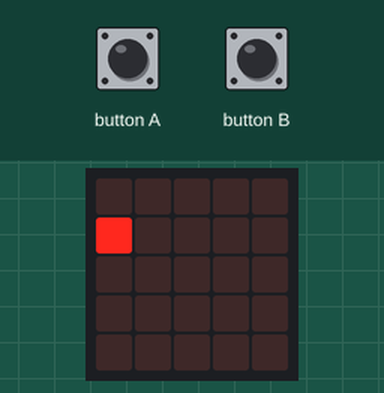
A program run on a simulated BBC micro:bit (MakeCode). On the bench: the board's 5×5 LED display. The test bench sets the inputs (shaded band).

Above: at 1.2 s.
1.3 s: button A pressed for 0.15 s
At 2.1 s:
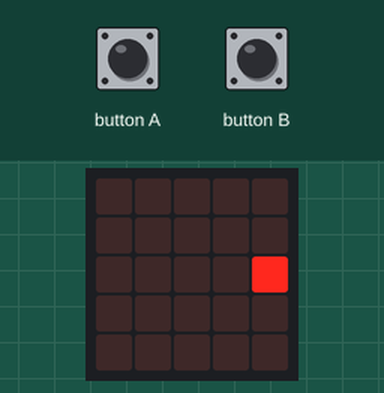
4.4 s: button B pressed for 0.15 s
At 6.3 s:
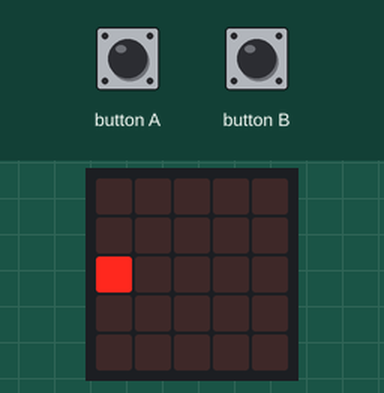
7.5 s: button B pressed for 0.15 s
At 9.3 s:
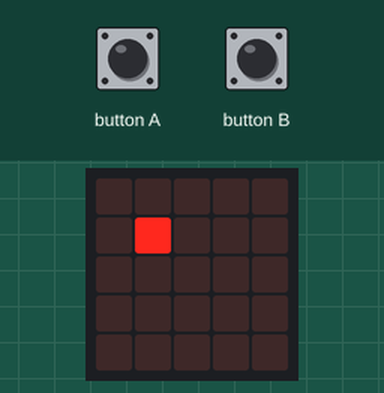
10.6 s: button A pressed for 0.15 s
At 12.1 s:
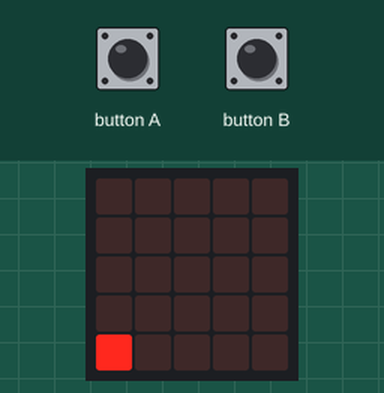
13.7 s: button A pressed for 0.15 s
At 15.3 s:
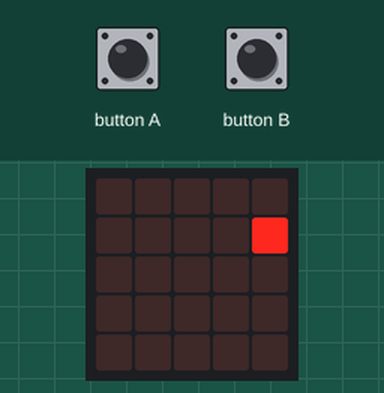
16.8 s: button A pressed for 0.15 s
At 17.9 s:
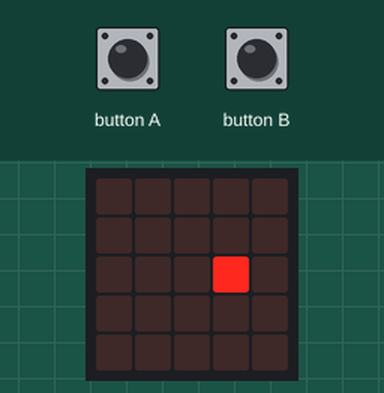
Timing chart, 0 to 19.8 s (numbered marks = the images above; inputs shaded):
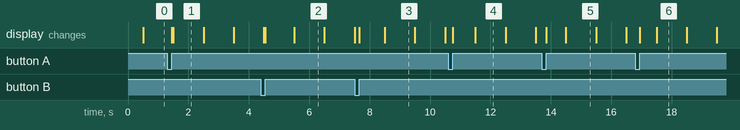

Measured:
- after the input at 1.3 s, the display: first changes after 0.15 s (image 1 shows a later state)
- after the input at 4.4 s, the display: first differs from a run without the input after 0.15 s (image 2 shows a later state)
- after the input at 7.5 s, the display: first differs from a run without the input after 0.15 s (image 3 shows a later state)
- after the input at 10.6 s, the display: first changes after 0.15 s (image 4 shows a later state)
- after the input at 13.7 s, the display: first changes after 0.15 s (image 5 shows a later state)
- after the input at 16.8 s, the display: first changes after 0.15 s (image 6 shows a later state)
- what the display in image 1 shows lasts 1.0 s, from 1.5 s to 2.5 s

The program:

main.ts
```typescript
input.onButtonPressed(Button.A, function () {
    if (x > 0) {
        led.plot(x, led2)
        x += -1
        led.plot(x, led2)
        led.unplot(x + 1, led2)
    } else {
        led.unplot(x, led2)
        x = 4
        led.plot(x, led2)
        led.unplot(x + 1, led2)
    }
})
input.onButtonPressed(Button.B, function () {
    if (x < 4) {
        led.plot(x, led2)
        x += 1
        led.plot(x, led2)
        led.unplot(x - 1, led2)
    } else {
        led.unplot(x, led2)
        x = 0
        led.plot(x, led2)
        led.unplot(x - 1, led2)
    }
})
let x = 0
let led2 = 0
led2 = 0
x = 0
led.plot(x, led2)
basic.forever(function () {
    while (led2 < 4 || led2 > 0) {
        while (led2 < 4) {
            basic.pause(500)
            led.unplot(x, led2)
            led2 += 1
            led.plot(x, led2)
            basic.pause(500)
        }
        while (led2 > 0) {
            basic.pause(500)
            led.unplot(x, led2)
            led2 += -1
            led.plot(x, led2)
            basic.pause(500)
        }
    }
})
```

test.ts
```typescript
// les tests vont ici ; cela ne sera pas compilé si ce paquet est utilisé en tant qu'extension.
```
